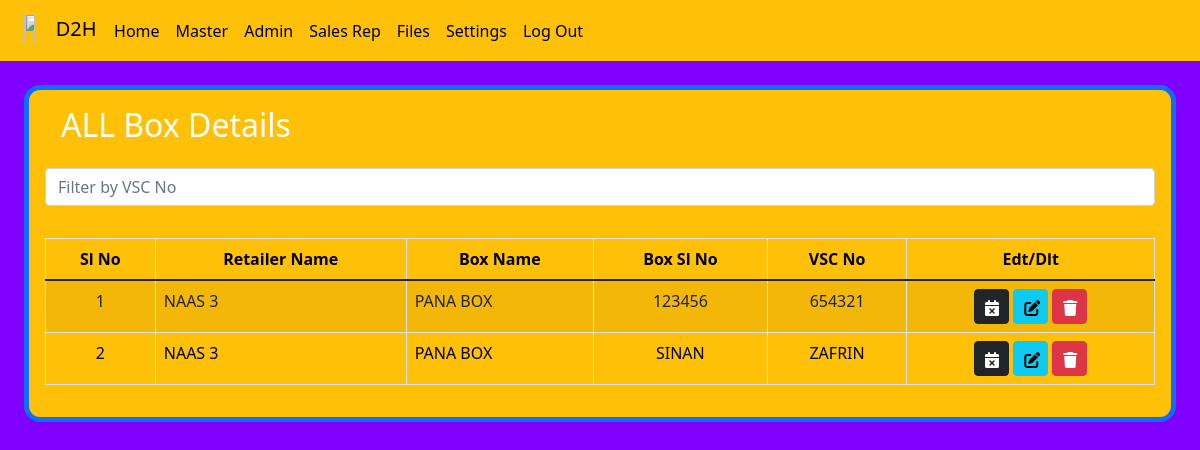
The app's page /close_box_master, older data.
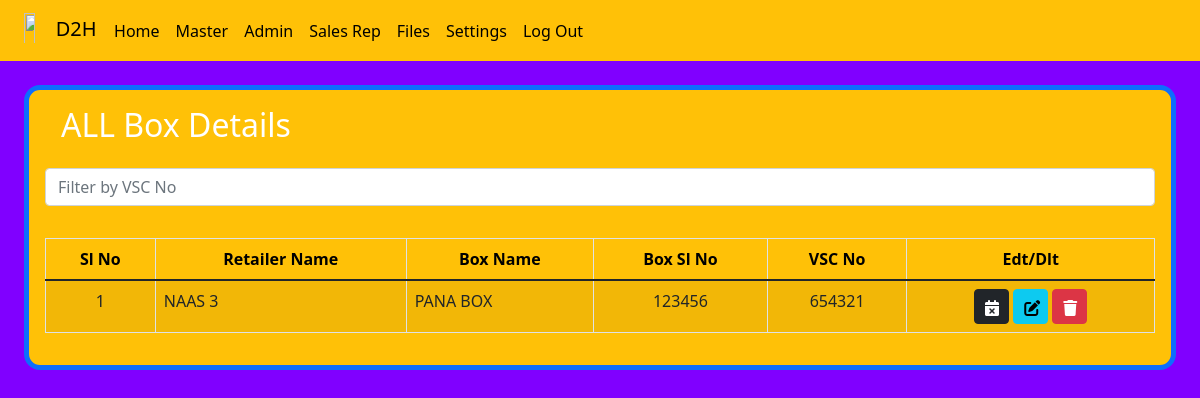
The same page, newer data.
### d2h_manager/models.py (models this page shows, shortened)
class box_product(models.Model):
    r_name = models.ForeignKey(retailer_master,on_delete=models.CASCADE,null=True,blank=True)
    b_name = models.ForeignKey(box_master, on_delete=models.CASCADE)
    b_slno=models.CharField(max_length=50 ,null=True,blank=True)
    b_vscno=models.CharField(max_length=50 ,null=True,blank=True)
    woc_date = models.DateField(null=True, blank=True )
    set= models.CharField(choices=set_choice , max_length=50 ,null=True )

class retailer_master(models.Model):
    r_name=models.CharField(max_length=50 ,null=True)
    address=models.CharField(max_length=50 ,null=True)
    ph_no=models.CharField(max_length=50 ,null=True)
    def __str__(self):
        return self.r_name

class box_master(models.Model):
    b_name=models.CharField(max_length=50 ,null=True)
    def __str__(self):
        return self.b_name

### d2h_manager/views.py (the view)
# urls.py: path('close_box_master',views.close_box_master,name='close_box_master'),
def close_box_master(request):
    products1 = box_product.objects.filter(woc_date__isnull=True)
    return render(request, 'woc_all.html', {'products1':products1})

### d2h_manager/templates/woc_all.html (shortened to what this page needs)
{% extends 'blank_layout.html' %}
{% load static %}
{% block content %}
<div class="container-fluid">
    <div class="row">
        <div class="onlypc1 pt-3 ">
            <div class="bg-warning p-2 border border-5 rounded-4 border-primary onlypc1">
                <h2 class="text-white px-4 p-2 ">ALL Box Details</h2>
                <div class="p-2">
                    <input type="text" id="searchInput" class="form-control mb-3 "placeholder="Filter by VSC No"></div>
                <div class="p-2">
                    <table id="example" class="table table-striped table-bordered" cellspacing="0" width="100%">
                        <thead>
                            <tr>
                                <th class="text-center">Sl No</th>
                                <th class="text-center">Retailer Name</th>
                                <th class="text-center">Box Name</th>
                                <th class="text-center">Box Sl No</th>
                                <th class="text-center">VSC No</th>
                                <th class="text-center">Edt/Dlt</th>
                            </tr>
                        </thead>
                        <tbody>
                            {% for product1 in products1 %}
                            <tr>
                                <td class="text-center">{{ forloop.counter0|add:1 }}</td>
                                <td class="">{{product1.r_name |upper}}</td>
                                <td class="boxName">{{product1.b_name |upper}}</td>
                                <td class="text-center">{{product1.b_slno |upper}}</td>
                                <td class="text-center vscNo">{{product1.b_vscno |upper}}</td>
                                <td class="text-center">
                                    <a href="{% url 'woc' product1.id %}"> <button
                                            style="height: 35px;width: 35px; padding-left: 10px;"
                                            class="btn btn-dark"><i class="fa-solid fa-calendar-xmark"></i></button></a>
                                    <a href="{% url 'box_details_edit' product1.id %}"> <button
                                            style="height: 35px;width: 35px; padding-left: 10px;"
                                            class="btn btn-info"><i class="fa-solid fa-pen-to-square"></i></button></a>
                                    <a href="{% url 'box_details_delete' product1.id %}"> <button
                                            style="height: 35px;width: 35px;padding-left: 10px;"
                                            class="btn btn-danger"><i class="fa-solid fa-trash"></i></button></a>
                                </td>
                            </tr>
                            {% endfor %}
                        </tbody>
                    </table>
                </div>
            </div>
        </div>
    </div>
</div>
{% endblock %}

Row changes from the older to the newer data that the page shows:
no longer on this page (row edited): box_product: r_name "NAAS 3", b_name "PANA BOX", b_slno "SINAN", b_vscno "ZAFRIN"
